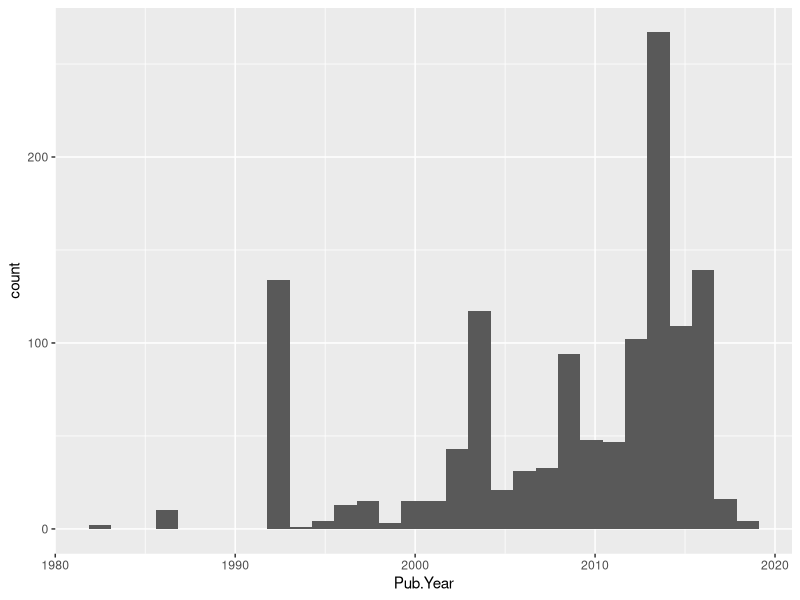
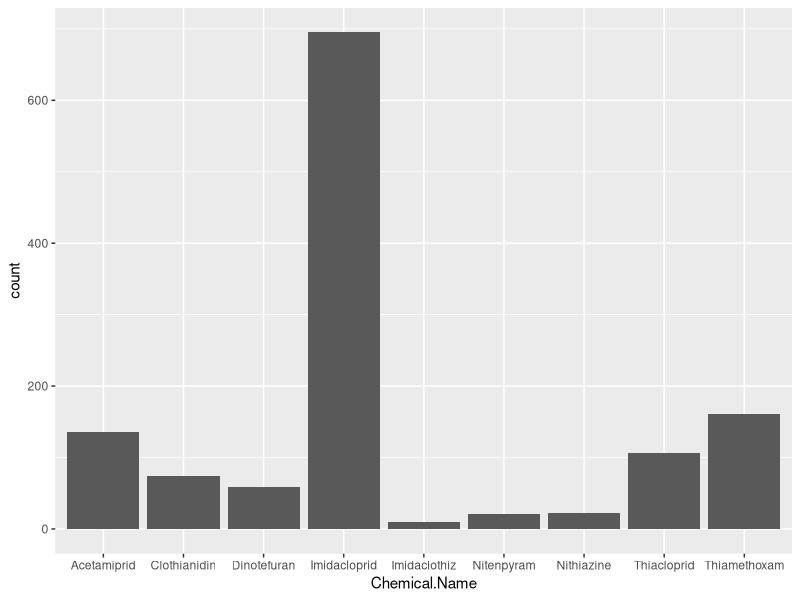
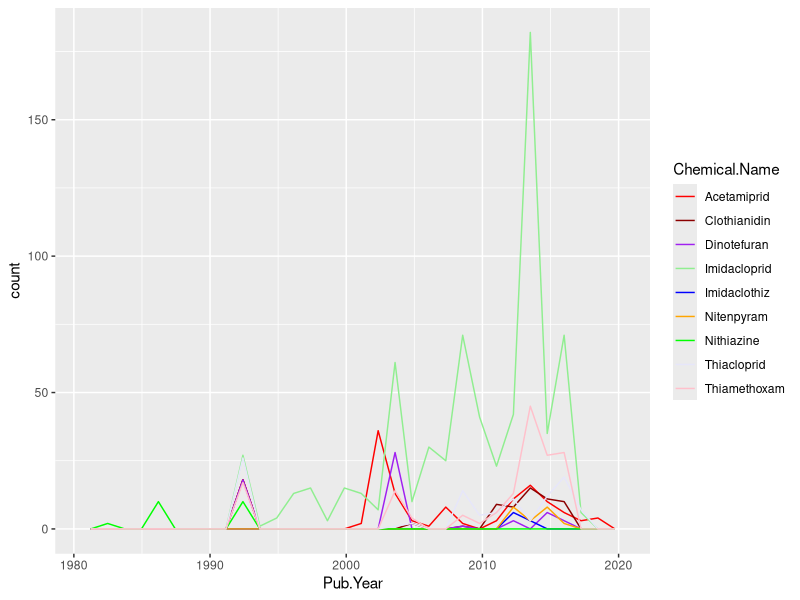

Recreate these plots in R, in order.
# Environmental Data Analytics Coding Challenge #1: Data Exploration

## The following code explores the EPA ECOTOX database entries for neonicotinoid mortality.
## The code contains numerous mistakes and errors, which you are tasked with fixing.
## Instructions listed in comments throughout the script.

#### Setup ----
getwd()

library("tidyverse")

ecotox.neonic <- read.csv("./Data/Raw/ECOTOX_Neonicotinoids_Mortality_raw.csv")

#### Basic Data Summaries ----
head(ecotox.neonic)
summary(ecotox.neonic$Chemical.Name)
summary(ecotox.neonic$Pub..Year)

# Fix formatting of column names (spaces originally present were turned to periods upon import)
colnames(ecotox.neonic)[8:12] <- c("Duration", "Conc.Type", "Conc.Mean", "Conc.Units", "Pub.Year")

# Plot histogram of counts of publication years
ggplot(ecotox.neonic, aes(x = Pub.Year)) +
  geom_histogram()

# Plot histogram of counts chemical names
# hint: what is the class of Chemical.Name? There are two options for a solution.
class(ecotox.neonic$Chemical.Name)
ggplot(ecotox.neonic, aes(x = Chemical.Name)) +
  geom_bar()

# Plot frequency polygon of publication years divided by chemical name
# Define colors as something other than ggplot default 
ggplot(ecotox.neonic) +
  geom_freqpoly(aes(x = Pub.Year, color = Chemical.Name)) +
  scale_color_manual(values = c("red", "darkred", "purple", "lightgreen", "blue", "orange", "green",
                                "lavender", "pink"))+
  theme(legend.position = "right")
